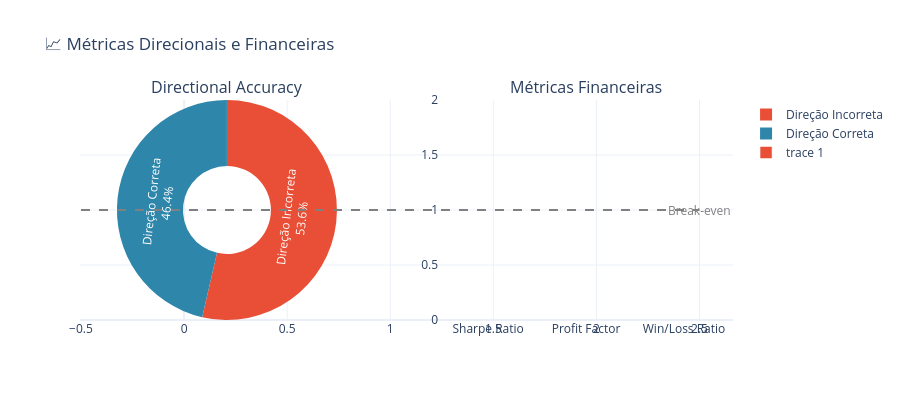

Notebook cell for this chart:
### Markdown cell above
## 7. Métricas Direcionais e Financeiras

Análise das métricas específicas para trading e finanças.

### Code cell
# Métricas direcionais e financeiras
fig = make_subplots(
    rows=1, cols=2,
    specs=[[{'type': 'domain'}, {'type': 'xy'}]],
    subplot_titles=('Directional Accuracy', 'Métricas Financeiras')
)

# Pie chart para directional accuracy
dir_acc = test_results.get('directional_accuracy', 50)
fig.add_trace(
    go.Pie(
        labels=['Direção Correta', 'Direção Incorreta'],
        values=[dir_acc, 100 - dir_acc],
        marker_colors=['#2E86AB', '#E94F37'],
        hole=0.4,
        textinfo='percent+label'
    ),
    row=1, col=1
)

# Bar chart de métricas financeiras
financial_metrics = {
    'Sharpe Ratio': test_results.get('sharpe_ratio', 0),
    'Profit Factor': test_results.get('profit_factor', 0),
    'Win/Loss Ratio': test_results.get('win_loss_ratio', 0),
}

colors = ['#2E86AB' if v >= 0 else '#E94F37' for v in financial_metrics.values()]

fig.add_trace(
    go.Bar(
        x=list(financial_metrics.keys()),
        y=list(financial_metrics.values()),
        marker_color=colors,
        text=[f'{v:.3f}' for v in financial_metrics.values()],
        textposition='auto'
    ),
    row=1, col=2
)

# Adicionar linha de referência em 1.0 para métricas de ratio (usando add_shape)
fig.add_shape(
    type="line",
    x0=-0.5, x1=2.5, y0=1.0, y1=1.0,
    line=dict(color="gray", width=2, dash="dash"),
    xref='x2', yref='y2'
)
fig.add_annotation(
    x=2.5, y=1.0, text="Break-even",
    showarrow=False, font=dict(color="gray"),
    xref='x2', yref='y2'
)

fig.update_layout(
    title='📈 Métricas Direcionais e Financeiras',
    height=400,
    template='plotly_white'
)

fig.show()

# Análise de Max Drawdown
max_dd = test_results.get('max_drawdown', 0)
print(f"\n⚠️ Max Drawdown: {max_dd:.2f}%")
if max_dd > 50:
    print("   ⚠️ Alto risco - Drawdown significativo durante o período de teste")

### Figure 1 — Plotly figure (JSON) as saved in the notebook; plotly's stock layout.template omitted (floating-point values rounded to 4 significant figures)
{"data": [{"domain": {"x": [0, 0.45], "y": [0, 1]}, "hole": 0.4, "labels": ["Direção Correta", "Direção Incorreta"], "marker": {"colors": ["#2E86AB", "#E94F37"]}, "textinfo": "percent+label", "type": "pie", "values": [46.39, 53.61]}, {"marker": {"color": ["#E94F37", "#2E86AB", "#2E86AB"]}, "text": ["-0.932", "0.847", "0.979"], "textposition": "auto", "type": "bar", "x": ["Sharpe Ratio", "Profit Factor", "Win/Loss Ratio"], "xaxis": "x", "y": [-0.9321, 0.8473, 0.9794], "yaxis": "y"}], "layout": {"annotations": [{"font": {"size": 16}, "showarrow": false, "text": "Directional Accuracy", "x": 0.225, "xanchor": "center", "xref": "paper", "y": 1, "yanchor": "bottom", "yref": "paper"}, {"font": {"size": 16}, "showarrow": false, "text": "Métricas Financeiras", "x": 0.775, "xanchor": "center", "xref": "paper", "y": 1, "yanchor": "bottom", "yref": "paper"}, {"font": {"color": "gray"}, "showarrow": false, "text": "Break-even", "x": 2.5, "xref": "x2", "y": 1, "yref": "y2"}], "height": 400, "shapes": [{"line": {"color": "gray", "dash": "dash", "width": 2}, "type": "line", "x0": -0.5, "x1": 2.5, "xref": "x2", "y0": 1, "y1": 1, "yref": "y2"}], "title": {"text": "📈 Métricas Direcionais e Financeiras"}, "xaxis": {"anchor": "y", "domain": [0.55, 1]}, "yaxis": {"anchor": "x", "domain": [0, 1]}}}
